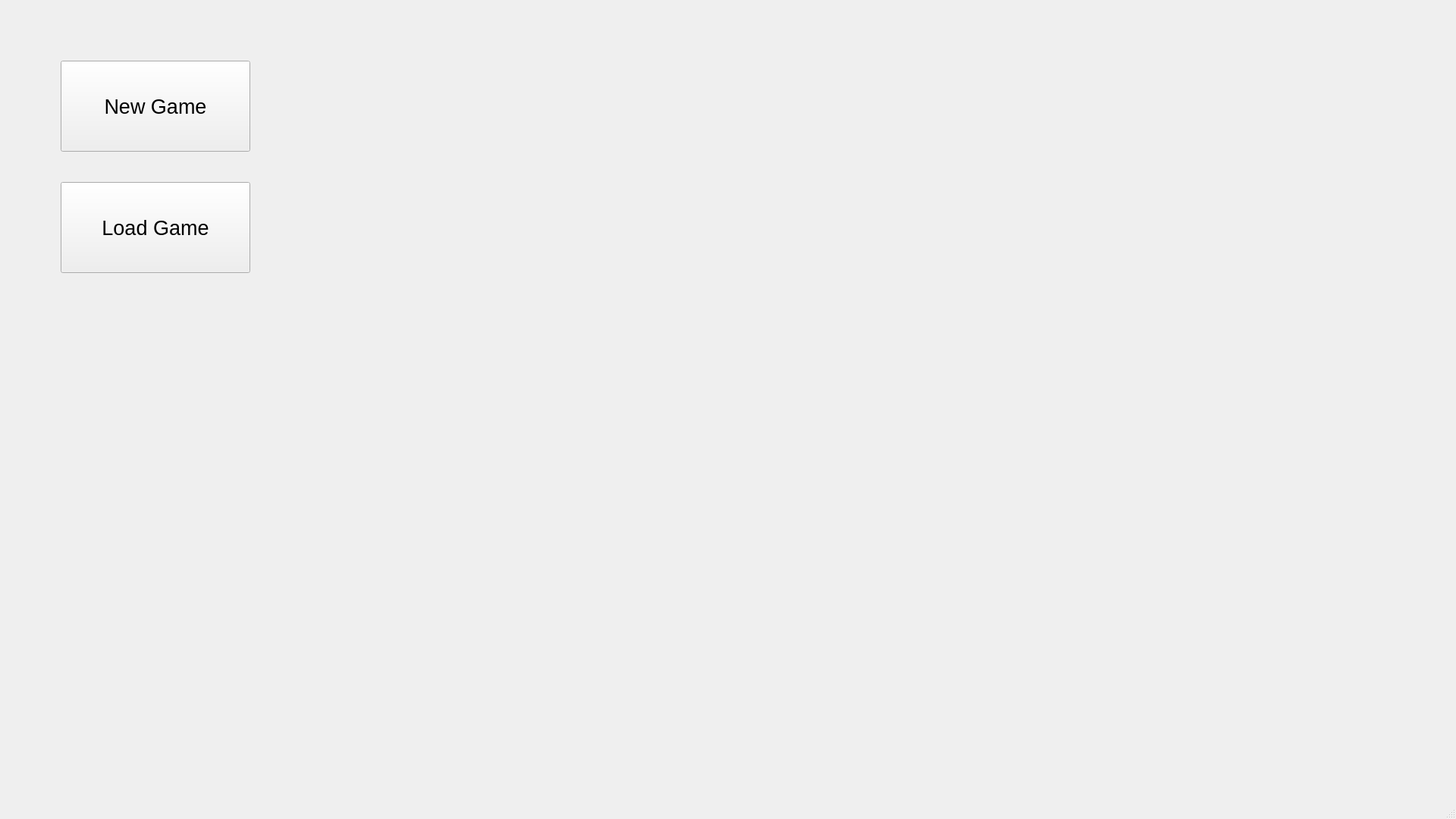
<?xml version="1.0" encoding="UTF-8"?>
<ui version="4.0">
 <class>mainWindow</class>
 <widget class="QMainWindow" name="mainWindow">
  <property name="windowModality">
   <enum>Qt::NonModal</enum>
  </property>
  <property name="geometry">
   <rect>
    <x>0</x>
    <y>0</y>
    <width>1920</width>
    <height>1080</height>
   </rect>
  </property>
  <property name="windowTitle">
   <string>Handball Manager</string>
  </property>
  <widget class="QWidget" name="centralwidget">
   <widget class="QPushButton" name="btnNewGame">
    <property name="geometry">
     <rect>
      <x>80</x>
      <y>80</y>
      <width>250</width>
      <height>120</height>
     </rect>
    </property>
    <property name="font">
     <font>
      <pointsize>20</pointsize>
     </font>
    </property>
    <property name="statusTip">
     <string>Start new game</string>
    </property>
    <property name="text">
     <string>New Game</string>
    </property>
   </widget>
   <widget class="QPushButton" name="btnLoadGame">
    <property name="geometry">
     <rect>
      <x>80</x>
      <y>240</y>
      <width>250</width>
      <height>120</height>
     </rect>
    </property>
    <property name="font">
     <font>
      <pointsize>20</pointsize>
     </font>
    </property>
    <property name="statusTip">
     <string>Load old game</string>
    </property>
    <property name="text">
     <string>Load Game</string>
    </property>
   </widget>
  </widget>
  <widget class="QMenuBar" name="menubar">
   <property name="geometry">
    <rect>
     <x>0</x>
     <y>0</y>
     <width>1920</width>
     <height>21</height>
    </rect>
   </property>
  </widget>
  <widget class="QStatusBar" name="statusbar"/>
 </widget>
 <resources/>
 <connections/>
</ui>
